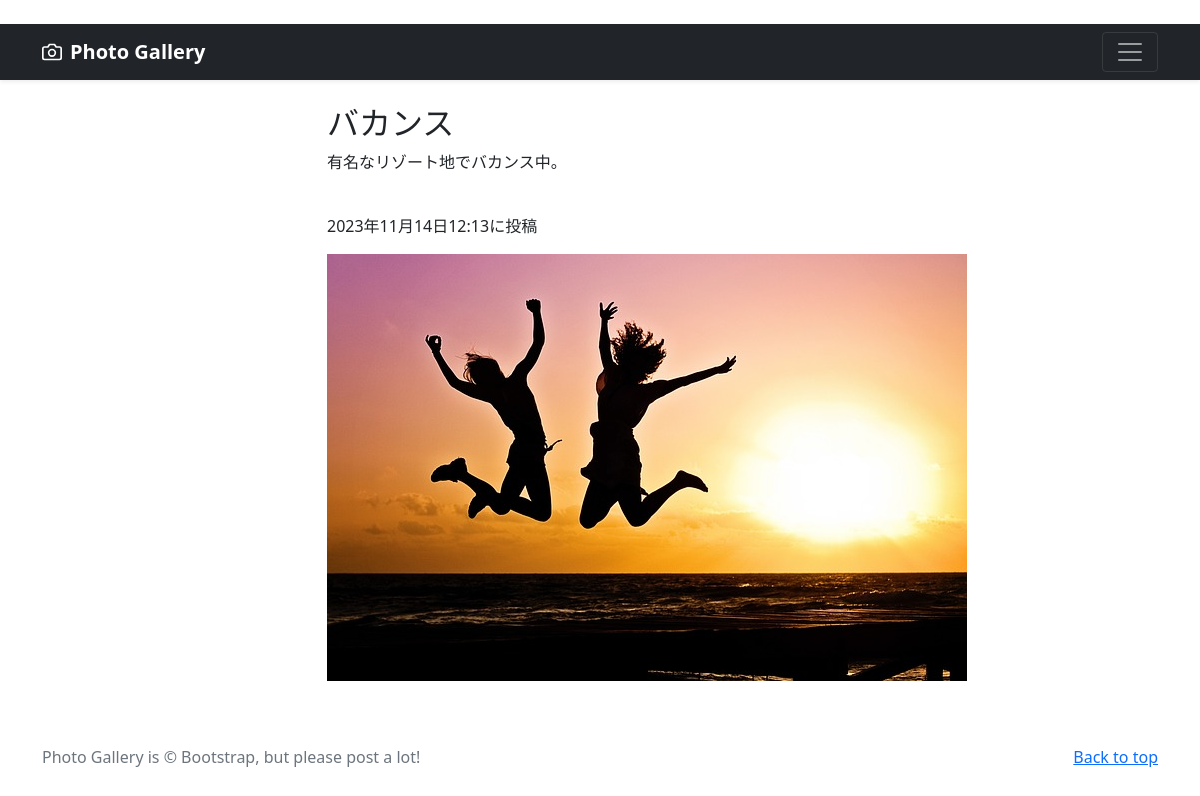
Screenshot of /photo-detail/2 (signed in) with the database file from the repository.
### photo/models.py (models this page shows, shortened)
class PhotoPost(models.Model):
    user = models.ForeignKey(
        CustomUser,
        verbose_name='ユーザー',
        on_delete=models.CASCADE
        )
    category = models.ForeignKey(
        Category,
        verbose_name='カテゴリ',
        on_delete=models.PROTECT
        )
    title = models.CharField(
        verbose_name='タイトル', # フィールドのタイトル
        max_length=200        # 最大文字数は200
        )
    comment = models.TextField(
        verbose_name='コメント',  # フィールドのタイトル
        )
    image1 = models.ImageField(
        verbose_name='イメージ1',# フィールドのタイトル
        upload_to = 'photos'   # MEDIA_ROOT以下のphotosにファイルを保存
        )
    image2 = models.ImageField(
        verbose_name='イメージ2',# フィールドのタイトル
        upload_to = 'photos',  # MEDIA_ROOT以下のphotosにファイルを保存
        blank=True,            # フィールド値の設定は必須でない
        null=True              # データベースにnullが保存されることを許容
        )
    posted_at = models.DateTimeField(
        verbose_name='投稿日時', # フィールドのタイトル
        auto_now_add=True       # 日時を自動追加
        )

### photo/views.py (the view)
class DetailView(DetailView):
    template_name ='detail.html'
    model = PhotoPost

### photo/templates/detail.html (shortened to what this page needs)
{% extends 'base.html' %}
      {% block contents %}
      <br>
      <div class="container">
        <div class="row">
          <div class="col offset-3">
            <h2>{{object.title}}</h2>
            <p>{{object.comment}}</p>
            <br>
            <p>{{object.posted_at}}に投稿</p>
            <p><img src="{{ object.image1.url }}"></img></p>
      {% endblock %}

### rows the page displays
PhotoPost: title "バカンス", comment "有名なリゾート地でバカンス中。", posted_at "2023年11月14日12:13", image1 (picture)
